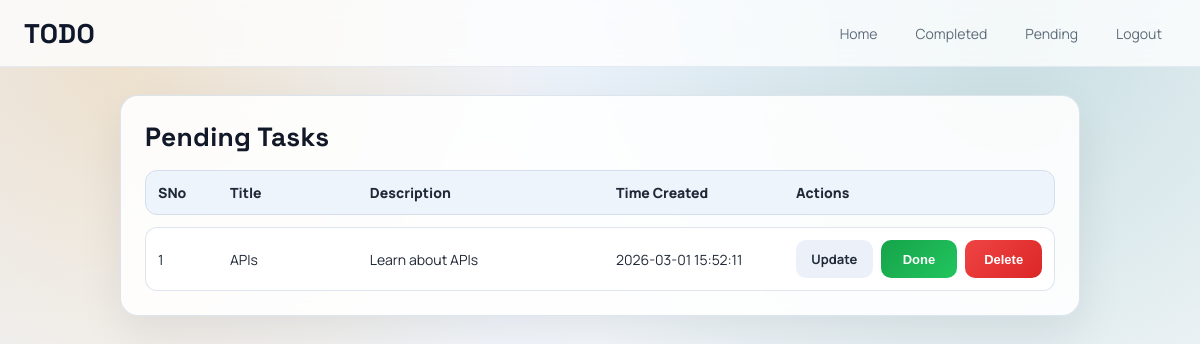
The app's page /pending (signed in), older data.
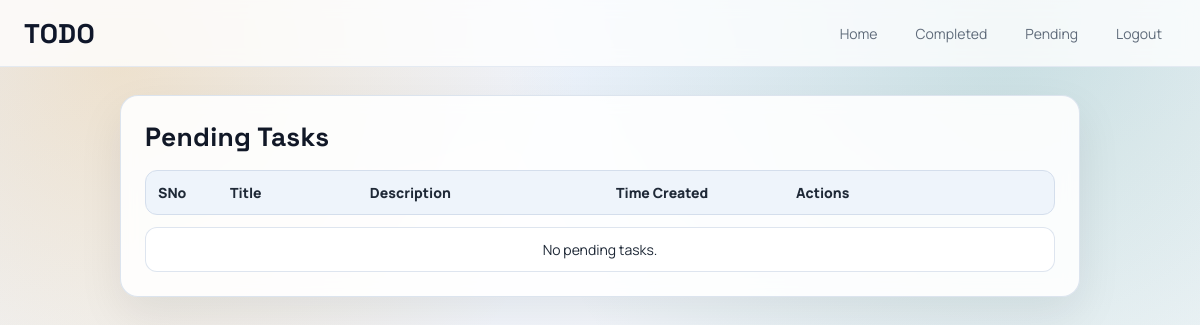
The same page, newer data.
### app.py (models this page shows, shortened)
class Task(db.Model):
    sno = db.Column(db.Integer, primary_key=True)
    title = db.Column(db.String(200), nullable=False)
    desc = db.Column(db.String(500), nullable=False)
    user_id = db.Column(db.Integer, db.ForeignKey("user.id"), nullable=False)
    completed = db.Column(db.Boolean, nullable=False, default=False)
    date_created = db.Column(db.DateTime, default=db.func.current_timestamp())

### app.py (the view)
@app.route("/pending")
def pending():
    if "user_id" not in session:
        return redirect("/login")
    pending_tasks = Task.query.filter_by(
        user_id=session["user_id"], completed=False
    ).all()
    return render_template("pending.html", pending_tasks=pending_tasks)

### templates/pending.html (shortened to what this page needs)
{% extends 'base.html' %}
{% block body %}
<section class="recent_tasks">
    <h2>Pending Tasks</h2>
    <div class="task_table">
        <div class="task_row task_header">
            <div class="task_cell">SNo</div>
            <div class="task_cell">Title</div>
            <div class="task_cell">Description</div>
            <div class="task_cell">Time Created</div>
            <div class="task_cell">Actions</div>
        </div>
        <ul class="task_list">
            {% if pending_tasks %}
            {% for task in pending_tasks %}
            <li class="task_row">
                <div class="task_cell">{{ loop.index }}</div>
                <div class="task_cell">{{ task.title }}</div>
                <div class="task_cell">{{ task.desc }}</div>
                <div class="task_cell">{{ task.date_created }}</div>
                <div class="task_cell">
                    <div class="task_actions">
                        <a href="/update/{{ task.sno }}" class="btn btn_secondary">Update</a>
                        <form action="/complete/{{ task.sno }}" method="POST">
                            <button type="submit" class="btn btn_done">Done</button>
                        </form>
                        <form action="/delete/{{ task.sno }}" method="POST">
                            <button type="submit" class="btn btn_delete">Delete</button>
                        </form>
                    </div>
                </div>
            </li>
            {% endfor %}
            {% else %}
            <li class="task_row task_empty">
                <div class="task_cell" aria-live="polite">No pending tasks.</div>
            </li>
            {% endif %}
        </ul>
    </div>
</section>
{% endblock body %}

Row changes from the older to the newer data that the page shows:
no longer on this page (row edited): Task: title "APIs", desc "Learn about APIs", date_created "2026-03-01 15:52:11"
Text that changed along with them:
text now shown: "No pending tasks."
